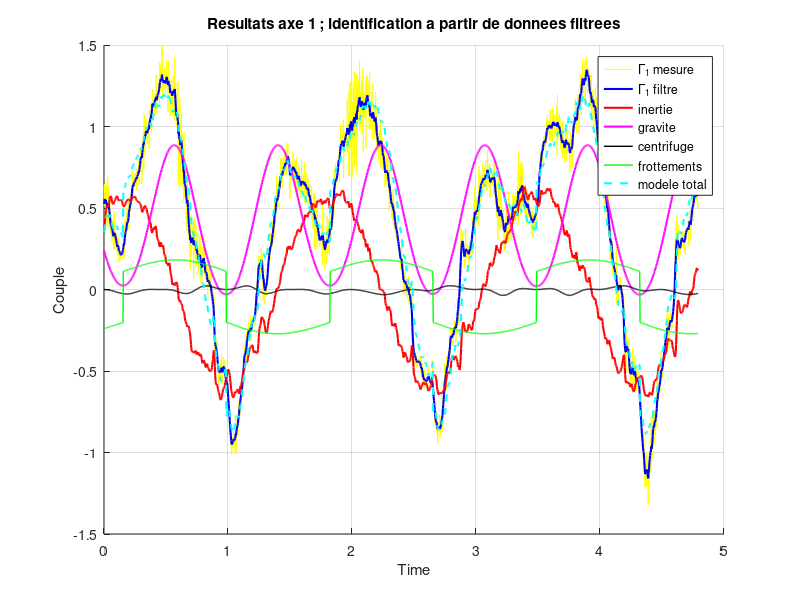
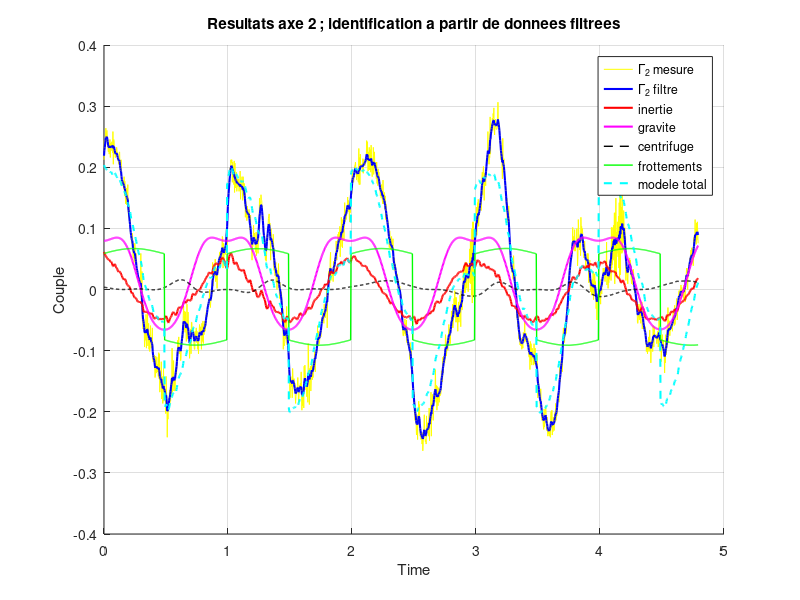

These figures' MATLAB source, in order:
%% CE SCRIPT PERMET D'IDENTIFIER LES PARAMETRES DES
%% TERMES DE COUPLAGE POUR LES AXES 1 et 2
%% v1 G. MOREL - 2005/12/29
%% v2 V. PADOIS - 2007/10/31
%% v3 V. PADOIS - 2012/12/03

clear all;
load releve_mvts_combines;

%% constantes connues
kc1=0.0525;
N1=20.25;
kc2=0.0525;
N2=4.5;

%% Parametres identifies a vitesse constante
%% Pour l'axe 1 : 
alpha1=0.885713295835873;
a1=0.156775736657456;
b1=0.0116683765315232;
c1=-0.0452445431352393;
%% Pour l'axe 2 :
alpha2=0.0849245930412496;
a2=0.0704952347038781;
b2=0.000958000578039926;
c2=-0.0120778964104350;
%% identification a partir des donnees filtrees
for(i=1:length(t)) 
    Z(2*i-1:2*i,1:3)=[qppfil1(i) qppfil2(i)*cos(qp2(i)-qp1(i))-q2(i)^2*sin(qp2(i)-qp1(i)) 0;
                      0 qppfil1(i)*cos(qp2(i)-qp1(i))+q1(i)^2*sin(qp2(i)-qp1(i)) qppfil2(i)];
    Y1 = [cos(q1(i)) sign(qpfil1(i)) qpfil1(i) 1 ];
    Y2 = [cos(q2(i)) sign(qpfil2(i)) qpfil2(i) 1 ];
    u(2*i-1,1)=kc1*N1*ifil1(i) - Y1*[alpha1;a1;b1;c1];
    u(2*i,1)=kc2*N2*ifil2(i) - Y2*[alpha2;a2;b2;c2];
end

p=pinv(Z)*u;
format long
disp('Parametres estimes a partir des donnees filtrees :');
p'

% reconstruction du modele complet
p1=p(1);
p2=p(2);
p3=p(3);

for(i=1:length(t)) 
    %% couple d'inertie
    ciner(2*i-1,1)=p1 * qppfil1(i) + p2 * cos(q2(i) - q1(i)) * qppfil2(i); %% AXE 1 
    ciner(2*i,1)=p2 * cos(q2(i) - q1(i)) * qppfil1(i) + p3 * qppfil2(i); %%AXE 2
    %% couple centrifuge
    ccentri(2*i-1,1)=-p(2) * sin(q2(i) - q1(i)) * qpfil2(i)^2; %% AXE 1
    ccentri(2*i,1)=p(2) * sin(q2(i) - q1(i)) * qpfil1(i)^2; %% AXE 2
    %% couple de gravite
    cgravi(2*i-1,1) = alpha1 * cos(q1(i)); %% AXE 1
    cgravi(2*i,1) = alpha2 * cos(q2(i)); %% AXE 2
    %% couple de frottements
    cfrott(2*i-1,1)=a1*sign(qpfil1(i)) + b1 * qpfil1(i) + c1; %% AXE 1
    cfrott(2*i,1)=a2*sign(qpfil2(i)) + b2 * qpfil2(i) + c2; %% AXE 2
    %% couple total
    ctotal(2*i-1:2*i,1)=ciner(2*i-1:2*i,1)+ccentri(2*i-1:2*i,1)+cgravi(2*i-1:2*i,1)+cfrott(2*i-1:2*i,1);
end

%% Affichage des commandes.
figure(1) %% pour l'axe 1
clf
hold on
grid on
h=plot(t,N1*kc1*i1,'y');
h=plot(t,N1*kc1*ifil1,'b');
set(h,'LineWidth',1.5);
h=plot(t,ciner(1:2:length(ctotal)),'r');
set(h,'LineWidth',1.5);
h=plot(t,cgravi(1:2:length(ctotal)),'m');
set(h,'LineWidth',1.5);
h=plot(t,ccentri(1:2:length(ctotal)),'k');
set(h,'LineWidth',1.);
h=plot(t,cfrott(1:2:length(ctotal)),'g');
set(h,'LineWidth',1.);
h=plot(t,ctotal(1:2:length(ctotal)),'c--');
set(h,'LineWidth',1.5);
legend('\Gamma_1 mesure','\Gamma_1 filtre','inertie','gravite','centrifuge','frottements','modele total');
title('Resultats axe 1 ; identification a partir de donnees filtrees');
xlabel('Time'); % Add x-axis label
ylabel('Couple'); % Add y-axis label

figure(2)
clf
hold on
grid on
h=plot(t,N2*kc2*i2,'y');
h=plot(t,N2*kc2*ifil2,'b');
set(h,'LineWidth',1.5);
h=plot(t,ciner(2:2:length(ctotal)),'r');
set(h,'LineWidth',1.5);
h=plot(t,cgravi(2:2:length(ctotal)),'m');
set(h,'LineWidth',1.5);
h=plot(t,ccentri(2:2:length(ctotal)),'k--');
set(h,'LineWidth',1);
h=plot(t,cfrott(2:2:length(ctotal)),'g');
set(h,'LineWidth',1);
h=plot(t,ctotal(2:2:length(ctotal)),'c--');
set(h,'LineWidth',1.5);
legend('\Gamma_2 mesure','\Gamma_2 filtre','inertie','gravite','centrifuge','frottements','modele total');
title('Resultats axe 2 ; identification a partir de donnees filtrees');
xlabel('Time'); % Add x-axis label
ylabel('Couple'); % Add y-axis label
